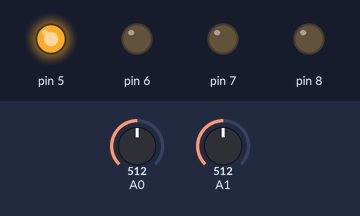
Bench run of a sketch on a simulated Arduino Uno, built with avr-gcc and run on an emulated ATmega328P. On the bench: output pins drawn as LEDs (lit = HIGH). The inputs (shaded band) are chosen by the test bench; at power-on: A0 = 512, A1 = 512. What the sketch prints to the serial monitor is not drawn.

Above: at 5.1 s.
At 65.1 s:
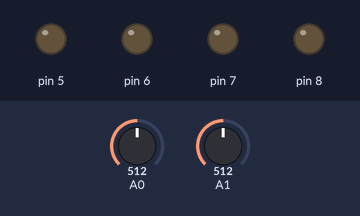
Timing chart, 0 to 127.5 s (numbered marks = the images above):
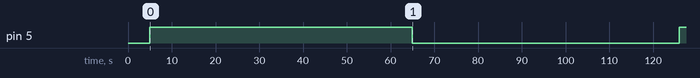

Measured:
- by itself, pin 5: LOW → HIGH at 5.0 s, → LOW 60.0 s later, → HIGH 61.0 s later

The sketch:

main.ino
```cpp
int a;
int metrisi;
int max=-1000;
int min=1000;
bool run = false;

void setup()
{
pinMode(5,OUTPUT);
pinMode(6,OUTPUT);
pinMode(7,OUTPUT);
pinMode(8,OUTPUT);
Serial.begin(9600);
Serial.println("START");
delay(5000);
}

void loop()
{
 a=analogRead(A1);                    //photoresistor value
 float sensorValue = analogRead(A0);  //anemometer    value


 float voltage = (sensorValue / 1023) * 5;
 if(voltage < .02){
    voltage = 0;
  }
 float wind_speed = mapfloat(voltage, 0.0, 2, 0, 32.4);
 float speed_mph = ((wind_speed *3600)/1609.344);

 if (a>max){
   max = a;
 }
 if (a<min){
   min = a;
 }

 if(wind_speed<7) {
  if(a<100){
     if(run == false){
      digitalWrite(8,HIGH);             // sun
      delay(60000);
      digitalWrite(8,LOW);
      run = true;
      }
  } else if (a>200) {
     if(run == true){
      digitalWrite(5,HIGH);
      delay(60000);
      digitalWrite(5,LOW);
      run = false;
     }

  }
 }
else{
    digitalWrite(5,HIGH);
    delay(60000);
    digitalWrite(5,LOW);
     run = false;
}

 metrisi=metrisi+1;
 delay(1000);
 Serial.print(metrisi);
 Serial.print(")H metrish ana 1 lepto einai: ");
 Serial.println(a);
 Serial.print("megaliterh timh: ");
 Serial.println(max);
 Serial.print("mikroterh timh: ");
 Serial.println(min);
 Serial.print("Wind Speed =");
 Serial.print(wind_speed);
 Serial.println("m/s");
 Serial.println();

 delay(60000); // diakoph enos leptoy
}
float mapfloat(float x, float in_min, float in_max, float out_min, float out_max) {
  return (x - in_min) * (out_max - out_min) / (in_max - in_min) + out_min;
}
```
